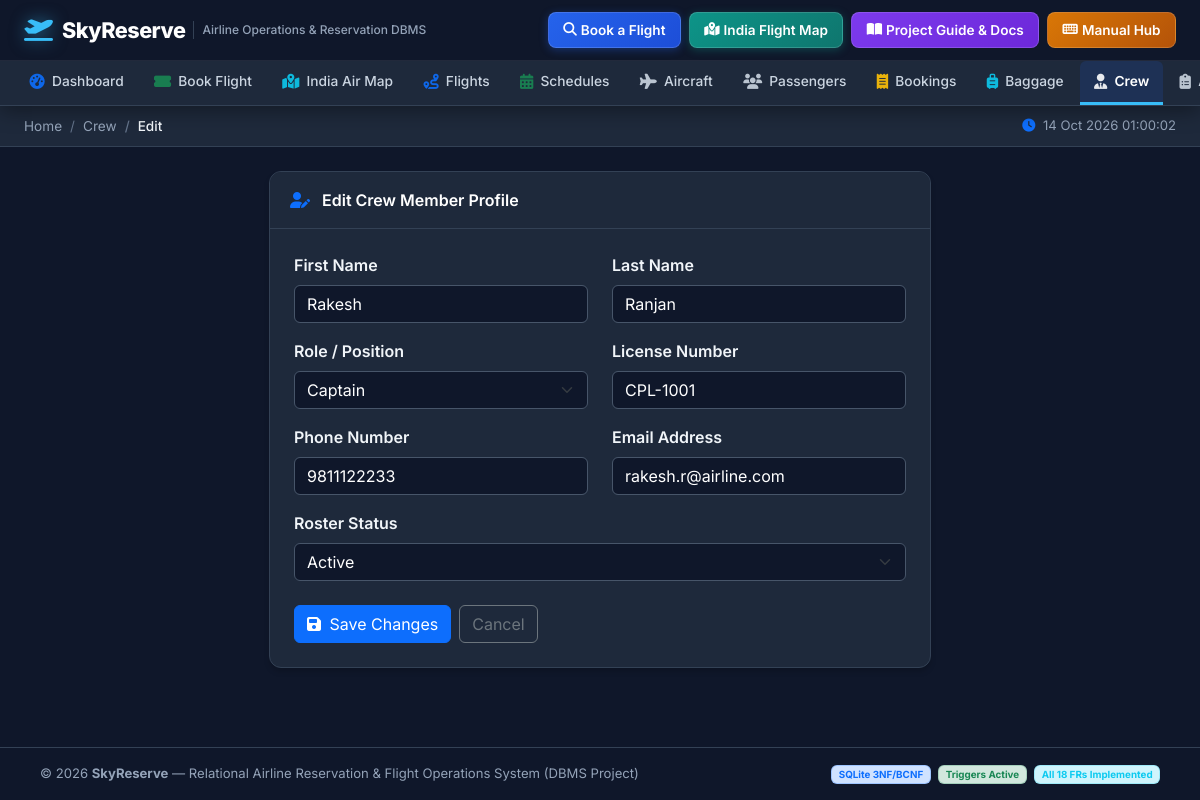
The page /crew/1/edit on the database its author committed.
### tables this page shows
CREATE TABLE Crew (
    Crew_ID INTEGER PRIMARY KEY AUTOINCREMENT,
    First_Name TEXT NOT NULL,
    Last_Name TEXT NOT NULL,
    Role TEXT NOT NULL CHECK (Role IN ('Captain','First Officer','Flight Engineer','Cabin Crew Lead','Cabin Crew')),
    License_No TEXT UNIQUE,
    Phone TEXT,
    Email TEXT UNIQUE,
    Status TEXT DEFAULT 'Active' CHECK (Status IN ('Active','On Leave','Retired'))
);

### app.py (the view, shortened to what this page needs)
@app.route("/crew/<int:cid>/edit", methods=["GET", "POST"])
def crew_edit(cid):
    db = get_db()
    c = db.execute("SELECT * FROM Crew WHERE Crew_ID=?", (cid,)).fetchone()
    db.close()
    if not c:
        flash("Crew member not found.", "warning")
        return redirect(url_for("crew_list"))
    return render_template("crew_form.html", crew_member=c)

### app.py (called while the page is built)
@app.before_request
def ensure_db():
    global _db_initialized
    if not _db_initialized:
        db_path = os.path.join(os.path.dirname(__file__), "airline.db")
        if not os.path.exists(db_path):
            init_db()
        _db_initialized = True

### database.py (called while the page is built)
def get_db():
    conn = sqlite3.connect(DB_PATH)
    conn.row_factory = sqlite3.Row
    conn.execute("PRAGMA foreign_keys = ON")
    return conn

### templates/crew_form.html (shortened to what this page needs)
{% extends "base.html" %}
{% block breadcrumb %}
<li class="breadcrumb-item"><a href="{{ url_for('crew_list') }}" class="text-decoration-none">Crew</a></li>
<li class="breadcrumb-item active">{{ 'Edit' if crew_member else 'Add' }}</li>
{% endblock %}
{% block content %}
<div class="row justify-content-center">
  <div class="col-lg-7">
    <div class="table-card">
      <div class="card-header">
        <i class="fas fa-{{ 'user-edit' if crew_member else 'user-plus' }} me-2 text-primary"></i>
        {{ 'Edit Crew Member Profile' if crew_member else 'Register New Crew Member' }}
      </div>
      <div class="p-4">
        <form method="POST" action="{{ url_for('crew_edit', cid=crew_member.Crew_ID) if crew_member else url_for('crew_add') }}">
          <div class="row">
            <div class="col-md-6 mb-3">
              <label class="form-label fw-semibold">First Name</label>
              <input type="text" name="first_name" class="form-control" value="{{ crew_member.First_Name if crew_member else '' }}" required>
            </div>
            <div class="col-md-6 mb-3">
              <label class="form-label fw-semibold">Last Name</label>
              <input type="text" name="last_name" class="form-control" value="{{ crew_member.Last_Name if crew_member else '' }}" required>
            </div>
          </div>
          <div class="row">
            <div class="col-md-6 mb-3">
              <label class="form-label fw-semibold">Role / Position</label>
              <select name="role" class="form-select" required>
                {% for r in ['Captain', 'First Officer', 'Flight Engineer', 'Cabin Crew Lead', 'Cabin Crew'] %}
                <option value="{{ r }}" {% if crew_member and crew_member.Role == r %}selected{% endif %}>{{ r }}</option>
                {% endfor %}
              </select>
            </div>
            <div class="col-md-6 mb-3">
              <label class="form-label fw-semibold">License Number</label>
              <input type="text" name="license_no" class="form-control" value="{{ crew_member.License_No if crew_member and crew_member.License_No else '' }}" placeholder="e.g. CPL-1005">
            </div>
          </div>
          <div class="row">
            <div class="col-md-6 mb-3">
              <label class="form-label fw-semibold">Phone Number</label>
              <input type="text" name="phone" class="form-control" value="{{ crew_member.Phone if crew_member and crew_member.Phone else '' }}" placeholder="+91 9876543210">
            </div>
            <div class="col-md-6 mb-3">
              <label class="form-label fw-semibold">Email Address</label>
              <input type="email" name="email" class="form-control" value="{{ crew_member.Email if crew_member and crew_member.Email else '' }}" placeholder="staff@airline.com">
            </div>
          </div>
          <div class="mb-4">
            <label class="form-label fw-semibold">Roster Status</label>
            <select name="status" class="form-select">
              {% for s in ['Active', 'On Leave', 'Retired'] %}
              <option value="{{ s }}" {% if crew_member and crew_member.Status == s %}selected{% endif %}>{{ s }}</option>
              {% endfor %}
            </select>
          </div>
          <div class="d-flex gap-2">
            <button type="submit" class="btn btn-primary"><i class="fas fa-save me-1"></i> {{ 'Save Changes' if crew_member else 'Register Crew' }}</button>
            <a href="{{ url_for('crew_list') }}" class="btn btn-outline-secondary">Cancel</a>
          </div>
        </form>
      </div>
    </div>
  </div>
</div>
{% endblock %}

### templates/base.html (style rules this page uses)
:root { --primary-color: #2563eb; --primary-hover: #1d4ed8; --nav-bg: #0f172a; --nav-sub-bg: #1e293b; --nav-border: #334155; }
* { font-family: 'Inter', sans-serif; }
body { background: #0f172a; color: #f1f5f9; margin: 0; min-height: 100vh; display: flex; flex-direction: column; }
.sub-bar .breadcrumb-item a { color: #94a3b8; text-decoration: none; }
.sub-bar .breadcrumb-item.active { color: #cbd5e1; font-weight: 500; }
.sub-bar .breadcrumb-item + .breadcrumb-item::before { color: #64748b; }
.table-card { background: #1e293b; border: 1px solid #334155; border-radius: 12px; box-shadow: 0 4px 6px -1px rgba(0, 0, 0, 0.2); overflow: hidden; margin-bottom: 1.5rem; }
.table-card .card-header { background: #1e293b; border-bottom: 1px solid #334155; padding: 1rem 1.25rem; font-weight: 600; color: #f8fafc; }
.form-label, label { color: #f1f5f9 !important; font-weight: 500; }
.table-card .card-header { color: #ffffff !important; }
.breadcrumb-item a { color: #94a3b8 !important; }
.breadcrumb-item.active { color: #f1f5f9 !important; font-weight: 600; }
.form-control, .form-select { background-color: #0f172a !important; border: 1px solid #475569 !important; color: #ffffff !important; }
.form-control::placeholder { color: #64748b !important; }

### rows shown on the page
Crew: first_name "Rakesh", last_name "Ranjan", role "Captain", license_no "CPL-1001", phone "9811122233", email "rakesh.r@airline.com", status "Active"

### other values the page prints
{{ 'Edit' if crew_member else 'Add' }} "Edit"
{{ 'Save Changes' if crew_member else 'Register Crew' }} "Save Changes"
